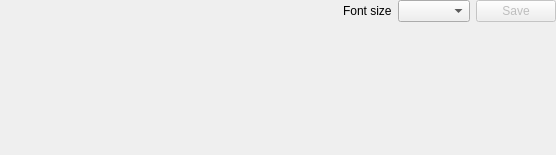
<?xml version="1.0" encoding="UTF-8"?>
<ui version="4.0">
 <class>Form</class>
 <widget class="QWidget" name="Form">
  <property name="geometry">
   <rect>
    <x>0</x>
    <y>0</y>
    <width>556</width>
    <height>155</height>
   </rect>
  </property>
  <property name="windowTitle">
   <string>Form</string>
  </property>
  <layout class="QVBoxLayout" name="verticalLayout">
   <property name="margin">
    <number>0</number>
   </property>
   <item>
    <layout class="QHBoxLayout" name="horizontalLayout">
     <item>
      <spacer name="horizontalSpacer">
       <property name="orientation">
        <enum>Qt::Horizontal</enum>
       </property>
       <property name="sizeHint" stdset="0">
        <size>
         <width>40</width>
         <height>20</height>
        </size>
       </property>
      </spacer>
     </item>
     <item>
      <widget class="QLabel" name="label">
       <property name="text">
        <string>Font size</string>
       </property>
      </widget>
     </item>
     <item>
      <widget class="QComboBox" name="font_size">
       <property name="editable">
        <bool>false</bool>
       </property>
       <property name="modelColumn">
        <number>0</number>
       </property>
      </widget>
     </item>
     <item>
      <widget class="QPushButton" name="save_button">
       <property name="enabled">
        <bool>false</bool>
       </property>
       <property name="sizePolicy">
        <sizepolicy hsizetype="Minimum" vsizetype="Minimum">
         <horstretch>0</horstretch>
         <verstretch>0</verstretch>
        </sizepolicy>
       </property>
       <property name="text">
        <string>Save</string>
       </property>
      </widget>
     </item>
    </layout>
   </item>
   <item>
    <widget class="QsciScintilla" name="code_editor">
     <property name="sizePolicy">
      <sizepolicy hsizetype="Preferred" vsizetype="Expanding">
       <horstretch>0</horstretch>
       <verstretch>0</verstretch>
      </sizepolicy>
     </property>
     <property name="toolTip">
      <string/>
     </property>
     <property name="whatsThis">
      <string/>
     </property>
    </widget>
   </item>
  </layout>
 </widget>
 <customwidgets>
  <customwidget>
   <class>QsciScintilla</class>
   <extends>QFrame</extends>
   <header>Qsci/qsciscintilla.h</header>
   <container>1</container>
  </customwidget>
 </customwidgets>
 <resources/>
 <connections/>
</ui>
